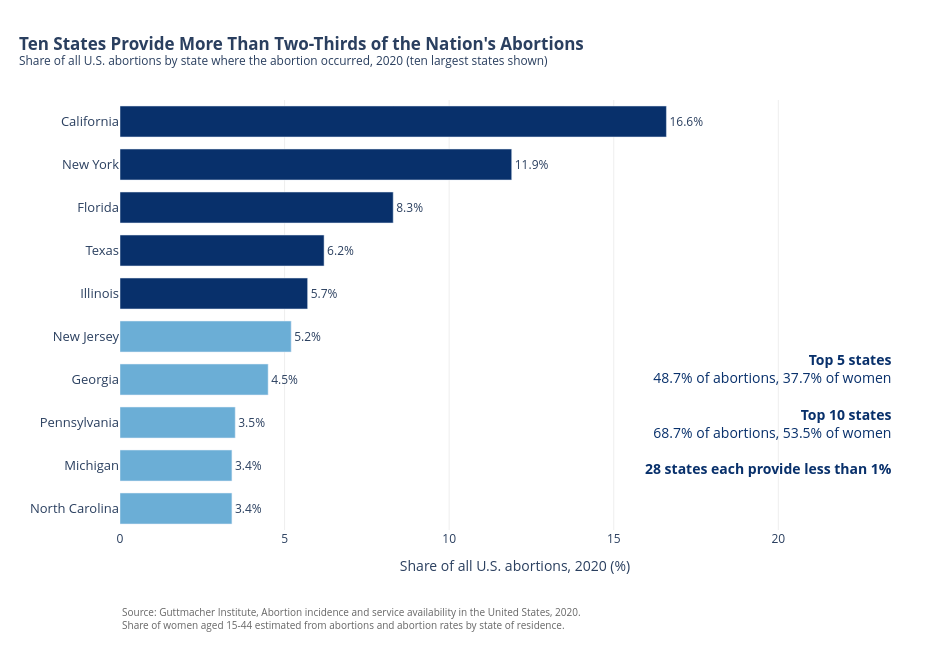
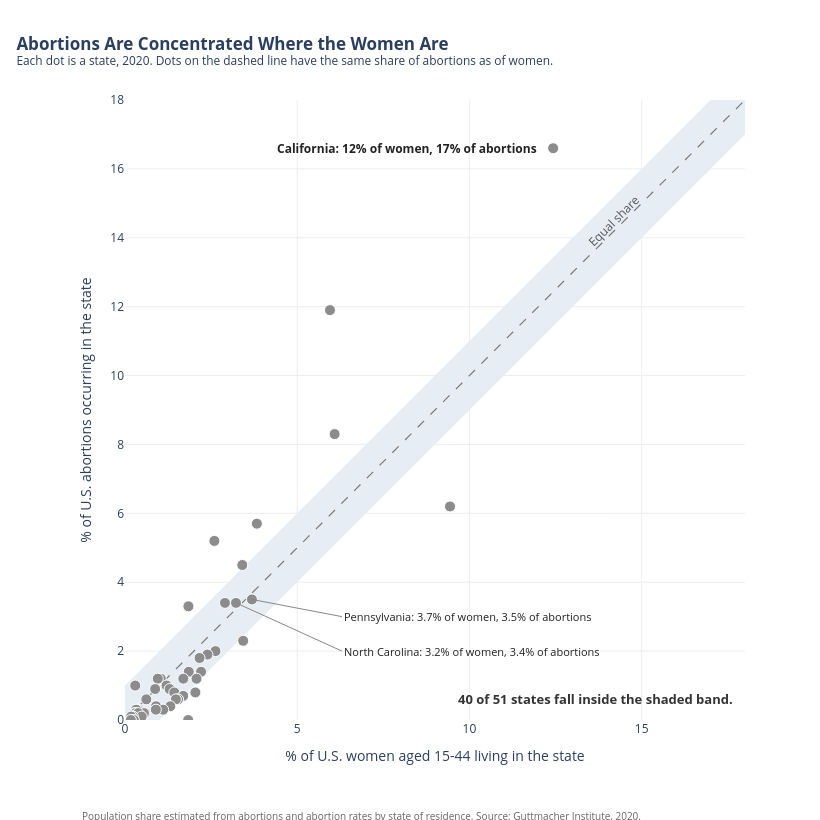

Notebook cell for these charts, in order:
### Code cell
FILE = "GuttmacherInstituteAbortionDataByState.xlsx"
SHARE = "% of all U.S. abortions, by state of occurrence, 2020"
N_RES = "No. of abortions, by state of residence, 2020"
RATE = "No. of abortions per 1,000 women aged 15–44, by state of residence, 2020"
NAVY, LIGHT, GRAY = "#08306b", "#6baed6", "#8c8c8c"
SOURCE = "Source: Guttmacher Institute, Abortion incidence and service availability in the United States, 2020."
FOOT = "Share of women aged 15-44 estimated from abortions and abortion rates by state of residence."

df = pd.read_excel(FILE, sheet_name="Guttmacher").rename(columns={"U.S. State": "state"})
for c in (SHARE, N_RES, RATE):
    df[c] = pd.to_numeric(df[c])

# The sheet has no population column: women 15-44 = abortions / (abortions per 1,000) * 1000
df["women_share"] = (df[N_RES] / df[RATE]) / (df[N_RES] / df[RATE]).sum() * 100
df["ratio"] = df[SHARE] / df["women_share"]
df = df.sort_values(SHARE, ascending=False).reset_index(drop=True)

top5, top10 = df[SHARE].head(5).sum(), df[SHARE].head(10).sum()
top5_w, top10_w = df["women_share"].head(5).sum(), df["women_share"].head(10).sum()
n_small = int((df[SHARE] < 1).sum())
BAND = 1.0
n_in = int(((df[SHARE] - df["women_share"]).abs() <= BAND).sum())
# Fail fast: these must match the figures quoted on the charts
assert round(top5, 1) == 48.7 and round(top10, 1) == 68.7 and n_small == 28, (top5, top10, n_small)
assert n_in == 40, n_in

# ---------- SUPPORT: a handful of states ----------
t = df.head(10)
support = go.Figure(go.Bar(
    x=t[SHARE], y=t["state"], orientation="h",
    marker_color=[NAVY] * 5 + [LIGHT] * 5,
    text=[f"{v:.1f}%" for v in t[SHARE]], textposition="outside", cliponaxis=False,
    customdata=t[["women_share", "ratio"]],
    hovertemplate="<b>%{y}</b><br>%{x:.1f}% of U.S. abortions<br>%{customdata[0]:.1f}% of U.S. women"
                  "<br>%{customdata[1]:.1f}× its population share<extra></extra>",
))
support.add_annotation(
    text=(f"<b>Top 5 states</b><br>{top5:.1f}% of abortions, {top5_w:.1f}% of women<br><br>"
          f"<b>Top 10 states</b><br>{top10:.1f}% of abortions, {top10_w:.1f}% of women<br><br>"
          f"<b>{n_small} states each provide less than 1%</b>"),
    xref="paper", yref="paper", x=0.98, y=0.27, xanchor="right", yanchor="middle",
    align="right", showarrow=False, font=dict(size=14, color=NAVY),
)
support.add_annotation(text=f"{SOURCE}<br>{FOOT}", xref="paper", yref="paper", x=0, y=-0.17,
                       xanchor="left", yanchor="top", align="left", showarrow=False,
                       font=dict(size=10, color="#666666"))
support.update_layout(
    title=dict(text="<b>Ten States Provide More Than Two-Thirds of the Nation's Abortions</b>"
                    "<br><sup>Share of all U.S. abortions by state where the abortion occurred, 2020 (ten largest states shown)</sup>",
               x=0.02, xanchor="left"),
    xaxis=dict(title="Share of all U.S. abortions, 2020 (%)", range=[0, 24], gridcolor="#eeeeee", zeroline=False),
    yaxis=dict(autorange="reversed", tickfont=dict(size=13)),
    plot_bgcolor="white", bargap=0.28,
    margin=dict(l=120, r=40, t=100, b=120), width=950, height=650,
)
support.show()
support.write_html("fig_support_interactive.html", include_plotlyjs="cdn")

# ---------- OPPOSE: abortions are concentrated where the women are ----------
oppose = go.Figure()
oppose.add_trace(go.Scatter(x=[0, 18, 18, 0], y=[-BAND, 18 - BAND, 18 + BAND, BAND], fill="toself",
                            fillcolor="#e6edf5", line=dict(width=0), mode="lines", hoverinfo="skip", showlegend=False))
oppose.add_trace(go.Scatter(x=[0, 18], y=[0, 18], mode="lines", line=dict(color="#777777", dash="dash", width=1.2),
                            hoverinfo="skip", showlegend=False))
oppose.add_trace(go.Scatter(
    x=df["women_share"], y=df[SHARE], mode="markers", text=df["state"], customdata=df["ratio"],
    marker=dict(size=11, color=GRAY, line=dict(color="white", width=1)),
    hovertemplate="<b>%{text}</b><br>%{x:.1f}% of U.S. women<br>%{y:.1f}% of U.S. abortions"
                  "<br>%{customdata:.1f}× its population share<extra></extra>",
    showlegend=False,
))
oppose.add_annotation(x=14.2, y=14.5, text="Equal share", textangle=-45, showarrow=False,
                      font=dict(size=12, color="#555555"))
ca = df[df["state"] == "California"].iloc[0]
oppose.add_annotation(x=ca["women_share"] - 0.4, y=ca[SHARE], xanchor="right", showarrow=False,
                      text="<b>California: 12% of women, 17% of abortions</b>", font=dict(size=12, color="#222222"))
for name, (tx, ty) in {"Pennsylvania": (6.3, 3.0), "North Carolina": (6.3, 2.0)}.items():
    row = df[df["state"] == name].iloc[0]
    oppose.add_annotation(
        x=row["women_share"], y=row[SHARE], ax=tx, ay=ty, axref="x", ayref="y",
        text=f"{name}: {row['women_share']:.1f}% of women, {row[SHARE]:.1f}% of abortions",
        xanchor="left", showarrow=True, arrowhead=0, arrowwidth=1, arrowcolor="#888888",
        font=dict(size=11, color="#222222"),
    )
oppose.add_annotation(x=17.7, y=0.6, xanchor="right", showarrow=False,
                      text=f"<b>{n_in} of {len(df)} states fall inside the shaded band.</b>",
                      font=dict(size=13, color="#333333"))
oppose.add_annotation(text="Population share estimated from abortions and abortion rates by state of residence. Source: Guttmacher Institute, 2020.",
                      xref="paper", yref="paper", x=0, y=-0.14, xanchor="left", yanchor="top", showarrow=False,
                      font=dict(size=10, color="#666666"))
oppose.update_layout(
    title=dict(text="<b>Abortions Are Concentrated Where the Women Are</b>"
                    "<br><sup>Each dot is a state, 2020. Dots on the dashed line have the same share of abortions as of women.</sup>",
               x=0.02, xanchor="left"),
    xaxis=dict(title="% of U.S. women aged 15-44 living in the state", range=[0, 18], constrain="domain",
               gridcolor="#eeeeee", zeroline=False),
    yaxis=dict(title="% of U.S. abortions occurring in the state", range=[0, 18], scaleanchor="x", scaleratio=1,
               constrain="domain", gridcolor="#eeeeee", zeroline=False),
    plot_bgcolor="white", margin=dict(l=80, r=30, t=100, b=100), width=820, height=820,
)
oppose.show()
oppose.write_html("fig_oppose_interactive.html", include_plotlyjs="cdn")

### Figure 1 — Plotly figure (JSON) as saved in the notebook; plotly's stock layout.template omitted (floating-point values rounded to 4 significant figures)
{"data": [{"cliponaxis": false, "customdata": [[12.43, 1.335], [5.951, 2.0], [6.086, 1.364], [9.436, 0.6571], [3.829, 1.489], [2.595, 2.004], [3.405, 1.322], [3.684, 0.95], [2.902, 1.172], [3.222, 1.055]], "hovertemplate": "<b>%{y}</b><br>%{x:.1f}% of U.S. abortions<br>%{customdata[0]:.1f}% of U.S. women<br>%{customdata[1]:.1f}× its population share<extra></extra>", "marker": {"color": ["#08306b", "#08306b", "#08306b", "#08306b", "#08306b", "#6baed6", "#6baed6", "#6baed6", "#6baed6", "#6baed6"]}, "orientation": "h", "text": ["16.6%", "11.9%", "8.3%", "6.2%", "5.7%", "5.2%", "4.5%", "3.5%", "3.4%", "3.4%"], "textposition": "outside", "type": "bar", "x": [16.6, 11.9, 8.3, 6.2, 5.7, 5.2, 4.5, 3.5, 3.4, 3.4], "y": ["California", "New York", "Florida", "Texas", "Illinois", "New Jersey", "Georgia", "Pennsylvania", "Michigan", "North Carolina"]}], "layout": {"annotations": [{"align": "right", "font": {"color": "#08306b", "size": 14}, "showarrow": false, "text": "<b>Top 5 states</b><br>48.7% of abortions, 37.7% of women<br><br><b>Top 10 states</b><br>68.7% of abortions, 53.5% of women<br><br><b>28 states each provide less than 1%</b>", "x": 0.98, "xanchor": "right", "xref": "paper", "y": 0.27, "yanchor": "middle", "yref": "paper"}, {"align": "left", "font": {"color": "#666666", "size": 10}, "showarrow": false, "text": "Source: Guttmacher Institute, Abortion incidence and service availability in the United States, 2020.<br>Share of women aged 15-44 estimated from abortions and abortion rates by state of residence.", "x": 0, "xanchor": "left", "xref": "paper", "y": -0.17, "yanchor": "top", "yref": "paper"}], "bargap": 0.28, "height": 650, "margin": {"b": 120, "l": 120, "r": 40, "t": 100}, "plot_bgcolor": "white", "title": {"text": "<b>Ten States Provide More Than Two-Thirds of the Nation's Abortions</b><br><sup>Share of all U.S. abortions by state where the abortion occurred, 2020 (ten largest states shown)</sup>", "x": 0.02, "xanchor": "left"}, "width": 950, "xaxis": {"gridcolor": "#eeeeee", "range": [0, 24], "title": {"text": "Share of all U.S. abortions, 2020 (%)"}, "zeroline": false}, "yaxis": {"autorange": "reversed", "tickfont": {"size": 13}}}}

### Figure 2 — Plotly figure (JSON) as saved in the notebook; plotly's stock layout.template omitted (floating-point values rounded to 4 significant figures)
{"data": [{"fill": "toself", "fillcolor": "#e6edf5", "hoverinfo": "skip", "line": {"width": 0}, "mode": "lines", "showlegend": false, "type": "scatter", "x": [0, 18, 18, 0], "y": [-1, 17, 19, 1]}, {"hoverinfo": "skip", "line": {"color": "#777777", "dash": "dash", "width": 1.2}, "mode": "lines", "showlegend": false, "type": "scatter", "x": [0, 18], "y": [0, 18]}, {"customdata": [1.335, 2.0, 1.364, 0.6571, 1.489, 2.004, 1.322, 0.95, 1.172, 1.055, 1.792, 0.6703, 0.7615, 0.7941, 0.8316, 0.6341, 0.756, 0.578, 1.155, 1.261, 0.7087, 0.8289, 3.362, 1.029, 0.6946, 0.3916, 0.5588, 0.4141, 0.3895, 0.9704, 0.406, 0.4339, 0.3039, 0.4436, 0.7508, 0.2705, 0.825, 0.9303, 0.3348, 0.345, 0.3636, 0.7105, 0.6496, 0.5222, 0.4498, 0.2066, 0.4302, 0.5573, 0.0, 0.0, 0.0], "hovertemplate": "<b>%{text}</b><br>%{x:.1f}% of U.S. women<br>%{y:.1f}% of U.S. abortions<br>%{customdata:.1f}× its population share<extra></extra>", "marker": {"color": "#8c8c8c", "line": {"color": "white", "width": 1}, "size": 11}, "mode": "markers", "showlegend": false, "text": ["California", "New York", "Florida", "Texas", "Illinois", "New Jersey", "Georgia", "Pennsylvania", "Michigan", "North Carolina", "Maryland", "Ohio", "Virginia", "Washington", "Massachusetts", "Arizona", "Colorado", "Tennessee", "Connecticut", "Nevada", "Minnesota", "Oklahoma", "District of Columbia", "Kansas", "Oregon", "Indiana", "Louisiana", "Wisconsin", "South Carolina", "New Mexico", "Alabama", "Iowa", "Kentucky", "Mississippi", "Hawaii", "Utah", "Maine", "Rhode Island", "Arkansas", "Nebraska", "Idaho", "Delaware", "Montana", "New Hampshire", "Alaska", "West Virginia", "North Dakota", "Vermont", "Missouri", "South Dakota", "Wyoming"], "type": "scatter", "x": [12.43, 5.951, 6.086, 9.436, 3.829, 2.595, 3.405, 3.684, 2.902, 3.222, 1.842, 3.431, 2.627, 2.393, 2.165, 2.208, 1.852, 2.076, 1.039, 0.9517, 1.693, 1.206, 0.2975, 0.8746, 1.296, 2.043, 1.432, 1.69, 1.541, 0.6183, 1.478, 0.9219, 1.316, 0.9016, 0.3996, 1.109, 0.3636, 0.3225, 0.896, 0.5797, 0.5501, 0.2815, 0.3079, 0.383, 0.2223, 0.4839, 0.2324, 0.1794, 1.833, 0.257, 0.1695], "y": [16.6, 11.9, 8.3, 6.2, 5.7, 5.2, 4.5, 3.5, 3.4, 3.4, 3.3, 2.3, 2.0, 1.9, 1.8, 1.4, 1.4, 1.2, 1.2, 1.2, 1.2, 1.0, 1.0, 0.9, 0.9, 0.8, 0.8, 0.7, 0.6, 0.6, 0.6, 0.4, 0.4, 0.4, 0.3, 0.3, 0.3, 0.3, 0.3, 0.2, 0.2, 0.2, 0.2, 0.2, 0.1, 0.1, 0.1, 0.1, 0.0, 0.0, 0.0]}], "layout": {"annotations": [{"font": {"color": "#555555", "size": 12}, "showarrow": false, "text": "Equal share", "textangle": -45, "x": 14.2, "y": 14.5}, {"font": {"color": "#222222", "size": 12}, "showarrow": false, "text": "<b>California: 12% of women, 17% of abortions</b>", "x": 12.03, "xanchor": "right", "y": 16.6}, {"arrowcolor": "#888888", "arrowhead": 0, "arrowwidth": 1, "ax": 6.3, "axref": "x", "ay": 3, "ayref": "y", "font": {"color": "#222222", "size": 11}, "showarrow": true, "text": "Pennsylvania: 3.7% of women, 3.5% of abortions", "x": 3.684, "xanchor": "left", "y": 3.5}, {"arrowcolor": "#888888", "arrowhead": 0, "arrowwidth": 1, "ax": 6.3, "axref": "x", "ay": 2, "ayref": "y", "font": {"color": "#222222", "size": 11}, "showarrow": true, "text": "North Carolina: 3.2% of women, 3.4% of abortions", "x": 3.222, "xanchor": "left", "y": 3.4}, {"font": {"color": "#333333", "size": 13}, "showarrow": false, "text": "<b>40 of 51 states fall inside the shaded band.</b>", "x": 17.7, "xanchor": "right", "y": 0.6}, {"font": {"color": "#666666", "size": 10}, "showarrow": false, "text": "Population share estimated from abortions and abortion rates by state of residence. Source: Guttmacher Institute, 2020.", "x": 0, "xanchor": "left", "xref": "paper", "y": -0.14, "yanchor": "top", "yref": "paper"}], "height": 820, "margin": {"b": 100, "l": 80, "r": 30, "t": 100}, "plot_bgcolor": "white", "title": {"text": "<b>Abortions Are Concentrated Where the Women Are</b><br><sup>Each dot is a state, 2020. Dots on the dashed line have the same share of abortions as of women.</sup>", "x": 0.02, "xanchor": "left"}, "width": 820, "xaxis": {"constrain": "domain", "gridcolor": "#eeeeee", "range": [0, 18], "title": {"text": "% of U.S. women aged 15-44 living in the state"}, "zeroline": false}, "yaxis": {"constrain": "domain", "gridcolor": "#eeeeee", "range": [0, 18], "scaleanchor": "x", "scaleratio": 1, "title": {"text": "% of U.S. abortions occurring in the state"}, "zeroline": false}}}
